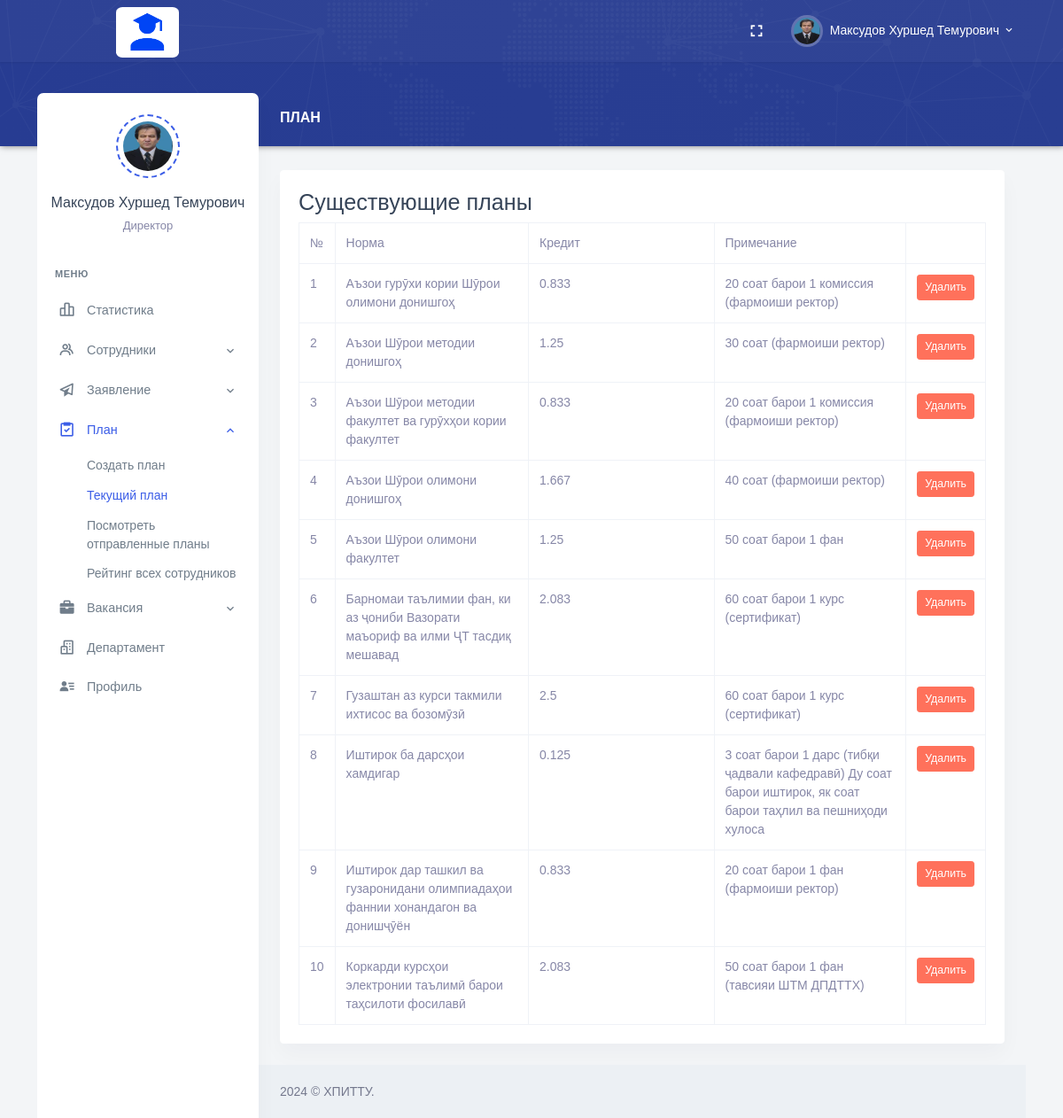
Page /HR/plan.php (signed in) on the committed database.
### tables this page shows
CREATE TABLE `employees` (
  `Employee_Id` int NOT NULL AUTO_INCREMENT,
  `Full_Name` varchar(255) DEFAULT NULL,
  `Date_of_Birth` date DEFAULT NULL,
  `Place_of_Birth` varchar(255) DEFAULT NULL,
  `Position_Id` int DEFAULT NULL,
  `Degree_Id` int DEFAULT NULL,
  `Faculty_Id` int DEFAULT NULL,
  `Department_Id` int DEFAULT NULL,
  `User_Role_Id` int DEFAULT NULL,
  `Email` varchar(255) DEFAULT NULL,
  `Phone_Number` varchar(20) DEFAULT NULL,
  `Employee_Number` varchar(20) DEFAULT NULL,
  `Date_Added` date DEFAULT NULL,
  `Path_Photo` varchar(255) DEFAULT NULL,
  `Username` varchar(255) DEFAULT NULL,
  `Password` varchar(255) DEFAULT NULL,
  PRIMARY KEY (`Employee_Id`),
  KEY `Degree_Id` (`Degree_Id`),
  KEY `Faculty_Id` (`Faculty_Id`),
  KEY `Department_Id` (`Department_Id`),
  KEY `User_Role_Id` (`User_Role_Id`),
  KEY `employees_ibfk_1` (`Position_Id`),
  CONSTRAINT `employees_ibfk_1` FOREIGN KEY (`Position_Id`) REFERENCES `positions` (`Position_Id`) ON DELETE CASCADE ON UPDATE CASCADE,
  CONSTRAINT `employees_ibfk_2` FOREIGN KEY (`Degree_Id`) REFERENCES `degrees` (`Degree_Id`) ON DELETE CASCADE ON UPDATE CASCADE,
  CONSTRAINT `employees_ibfk_3` FOREIGN KEY (`Faculty_Id`) REFERENCES `faculties` (`Faculty_Id`) ON DELETE CASCADE ON UPDATE CASCADE,
  CONSTRAINT `employees_ibfk_4` FOREIGN KEY (`Department_Id`) REFERENCES `departments` (`Department_Id`) ON DELETE CASCADE ON UPDATE CASCADE,
  CONSTRAINT `employees_ibfk_5` FOREIGN KEY (`User_Role_Id`) REFERENCES `user_roles` (`User_Role_Id`) ON DELETE CASCADE ON UPDATE CASCADE
);

CREATE TABLE `positions` (
  `Position_Id` int NOT NULL,
  `Position_Name` varchar(255) DEFAULT NULL,
  PRIMARY KEY (`Position_Id`)
);

CREATE TABLE `plans` (
  `Plan_Id` int NOT NULL AUTO_INCREMENT,
  `Plan_Name` varchar(255) DEFAULT NULL,
  `Comment` varchar(255) DEFAULT NULL,
  `Plan_Credit` double DEFAULT NULL,
  PRIMARY KEY (`Plan_Id`)
);

### HR/plan.php (the view, shortened to what this page needs)
<?php
require_once "header.php";
require_once "../conn.php";
?>
<div class="main-content">
    <div class="page-content">
        <div class="row">
            <div class="col-12">
                <div class="page-title-box d-flex align-items-center justify-content-between">
                    <h4 class="page-title mb-0 font-size-18">ПЛАН</h4>
                </div>
            </div>
        </div>
        <div class="row">
            <div class="col-12">
                <div class="card">
                    <div class="card-body">
                        <h3>Существующие планы</h3>
                        <div class="table-responsive">
                            <table class="table mb-0 table-bordered border-2">
                                <thead>
                                    <tr>
                                        <th style="width: 5%;">№</th>
                                        <th style="width: 31%;">Норма</th>
                                        <th style="width: 31%;">Кредит</th>
                                        <th style="width: 31%;">Примечание</th>
                                        <th style="width: 2%;"></th>
                                    </tr>
                                </thead>
                                <tbody>
                                    <?php
                                    $sql_existing_plans = "SELECT * FROM plans";
                                    $result_existing_plans = $conn->query($sql_existing_plans);
                                    if ($result_existing_plans->num_rows > 0) {
                                        $counter = 1;
                                        while ($row = $result_existing_plans->fetch_assoc()) {
                                            echo "<tr>";
                                            echo "<td>" . $counter . "</td>";
                                            echo "<td>" . $row['Plan_Name'] . "</td>";
                                            echo "<td>" . $row['Plan_Credit'] . "</td>";
                                            echo "<td>" . $row['Comment'] . "</td>";
                                            echo "<td><button class='btn btn-danger btn-sm delete-row' data-id='" . $row['Plan_Id'] . "'>Удалить</button></td>";
                                            echo "</tr>";
                                            $counter++;
                                        }
                                    } else {
                                        echo "<tr><td colspan='5'>Нет существующих планов.</td></tr>";
                                    }
                                    ?>
                                </tbody>
                            </table>
                        </div>
                    </div>
                </div>
            </div>
    </div>
</div>
<?php
require_once "footer.php";
?>

### HR/header.php (shortened to what this page needs)
<?php
    require_once "../conn.php";
    $sql_command = "SELECT e.*, p.Position_Name, e.Path_Photo
    FROM employees e
    INNER JOIN positions p ON e.Position_Id = p.Position_Id
    WHERE e.Username = '{$_SESSION['Username']}'";
$result = mysqli_query($conn, $sql_command);
if (mysqli_num_rows($result) > 0) {
while ($rows = mysqli_fetch_assoc($result)) {
$Full_Name = ucwords($rows["Full_Name"]);
$Position_Name = $rows["Position_Name"];
$Path_Photo = $rows["Path_Photo"];
}
}
?>
<!doctype html>
<html lang="en">
<head>
    <link href="/assets/css/bootstrap.min.css" id="bootstrap-style" rel="stylesheet" type="text/css" />
    <link href="/assets/css/app.min.css" id="app-style" rel="stylesheet" type="text/css" />
    <link href="/assets/libs/datatables.net-bs4/css/dataTables.bootstrap4.min.css" rel="stylesheet" type="text/css" />
    <link href="/assets/libs/datatables.net-buttons-bs4/css/buttons.bootstrap4.min.css" rel="stylesheet"
        type="text/css" />
    <link href="/assets/libs/datatables.net-responsive-bs4/css/responsive.bootstrap4.min.css" rel="stylesheet"
        type="text/css" />
    <link href="/assets/css/icons.min.css" rel="stylesheet" type="text/css" />
</head>
<body data-layout="detached" data-topbar="colored">
<div class="container-fluid">
        <div id="layout-wrapper">
            <header id="page-topbar">
                <div class="navbar-header">
                    <div class="container-fluid">
                        <div class="float-end">
                            <div class="dropdown d-none d-lg-inline-block ms-1">
                                <button type="button" class="btn header-item noti-icon waves-effect"
                                    data-toggle="fullscreen">
                                    <i class="mdi mdi-fullscreen"></i>
                                </button>
                            </div>
                            <div class="dropdown d-inline-block">
                                <button type="button" class="btn header-item waves-effect"
                                    id="page-header-user-dropdown" data-bs-toggle="dropdown" aria-haspopup="true"
                                    aria-expanded="false">
                                    <img class="rounded-circle header-profile-user"
                                        src="../Personal/upload/<?php if(!empty($Path_Photo)){ echo $Path_Photo; }else{ echo "1.jpg"; } ?>" alt="Header Avatar">
                                    <span class="d-none d-xl-inline-block ms-1"><?php echo $Full_Name; ?></span>
                                    <i class="mdi mdi-chevron-down d-none d-xl-inline-block"></i>
                                </button>
                            </div>
                        </div>
                        <div>
                            <div class="navbar-brand-box">
                                <a href="index.php" class="logo logo-light" style="margin-left: 65px;">
                                    <span class="logo-lg">
                                        <img src="/assets/images/LogoEX.png" alt="" height="57"
                                            style="border-radius: 10%;">
                                    </span>
                                </a>
                            </div>
                        </div>
                    </div>
            </header>
            <div class="vertical-menu">
                <div class="h-100">
                    <div class="user-wid text-center py-4">
                        <div class="user-img">
                            <img src="../Personal/upload/<?php if(!empty($Path_Photo)){ echo $Path_Photo; }else{ echo "1.jpg"; } ?>" alt=""
                                class="avatar-md mx-auto rounded-circle">
                        </div>
                        <div class="mt-3">
                            <a href="#" class="text-reset fw-medium font-size-16"><?php echo $Full_Name; ?></a>
                            <p class="text-muted mt-1 mb-0 font-size-13"><?php echo $Position_Name; ?></p>
                        </div>
                    </div>
                    <div id="sidebar-menu">
                        <ul class="metismenu list-unstyled" id="side-menu">
                            <li class="menu-title">Меню</li>
                            <li>
                                <a href="index.php" class="waves-effect">
                                    <i class="bx bx-bar-chart-alt-2"></i>
                                    <span>Статистика</span>
                                </a>
                            </li>
                            <li>
                                <a href="javascript: void(0);" class="has-arrow waves-effect">
                                    <i class="bx bx-group"></i>
                                    <span>Сотрудники</span>
                                </a>
                            </li>
                            <li>
                                <a href="javascript: void(0);" class="has-arrow waves-effect">
                                    <i class="bx bx-paper-plane"></i>
                                    <span>Заявление</span>
                                </a>
                            </li>
                            <li>
                                <a href="javascript: void(0);" class="has-arrow waves-effect">
                                    <i class="bx bx-task"></i>
                                    <span>План</span>
                                </a>
                                <ul class="sub-menu" aria-expanded="false">
                                    <li><a href="add-plan.php">Создать план</a></li>
                                    <li><a href="plan.php">Текущий план</a></li>
                                    <li><a href="employees-plans.php">Посмотреть отправленные планы</a></li>
                                    <li><a href="emp-rating.php">Рейтинг всех сотрудников</a></li>
                                </ul>
                            </li>
                            <li>
                                <a href="javascript: void(0);" class="has-arrow waves-effect">
                                    <i class="bx bxs-briefcase"></i>
                                    <span>Вакансия</span>
                                </a>
                            </li>
                            <li>
                                <a href="departament.php" class="waves-effect">
                                    <i class="bx bx-buildings"></i>
                                    <span>Департамент</span>
                                </a>
                            </li>
                            <li>
                                <a href="profile.php" class="waves-effect">
                                    <i class="bx bxs-user-detail"></i>
                                    <span>Профиль</span>
                                </a>
                            </li>
                    </div>
                </div>
            </div>

### rows in the picture
employees: Path_Photo (picture), Full_Name "Максудов Хуршед Темурович", Position_Id.Position_Name "Директор"
plans: Plan_Name "Аъзои гурӯхи кории Шӯрои олимони донишгоҳ", Plan_Credit "0.833", Comment "20 соат барои 1 комиссия (фармоиши ректор)"
plans: Plan_Name "Аъзои Шӯрои методии донишгоҳ", Plan_Credit "1.25", Comment "30 соат (фармоиши ректор)"
plans: Plan_Name "Аъзои Шӯрои методии факултет ва гурӯхҳои кории факултет", Plan_Credit "0.833", Comment "20 соат барои 1 комиссия (фармоиши ректор)"
plans: Plan_Name "Аъзои Шӯрои олимони донишгоҳ", Plan_Credit "1.667", Comment "40 соат (фармоиши ректор)"
plans: Plan_Name "Аъзои Шӯрои олимони факултет", Plan_Credit "1.25", Comment "50 соат барои 1 фан"
plans: Plan_Name "Барномаи таълимии фан, ки аз ҷониби Вазорати маъориф ва илми ҶТ тасдиқ мешавад", Plan_Credit "2.083", Comment "60 соат барои 1 курс (сертификат)"
plans: Plan_Name "Гузаштан аз курси такмили ихтисос ва бозомӯзӣ", Plan_Credit "2.5", Comment "60 соат барои 1 курс (сертификат)"
plans: Plan_Name "Иштирок ба дарсҳои хамдигар", Plan_Credit "0.125", Comment "3 соат барои 1 дарс (тибқи ҷадвали кафедравӣ) Ду соат барои иштирок, як соат барои таҳлил ва пешниҳоди хулоса"
plans: Plan_Name "Иштирок дар ташкил ва гузаронидани олимпиадаҳои фаннии хонандагон ва донишҷӯён", Plan_Credit "0.833", Comment "20 соат барои 1 фан (фармоиши ректор)"
plans: Plan_Name "Коркарди курсҳои электронии таълимӣ барои таҳсилоти фосилавӣ", Plan_Credit "2.083", Comment "50 соат барои 1 фан (тавсияи ШТМ ДПДТТХ)"
